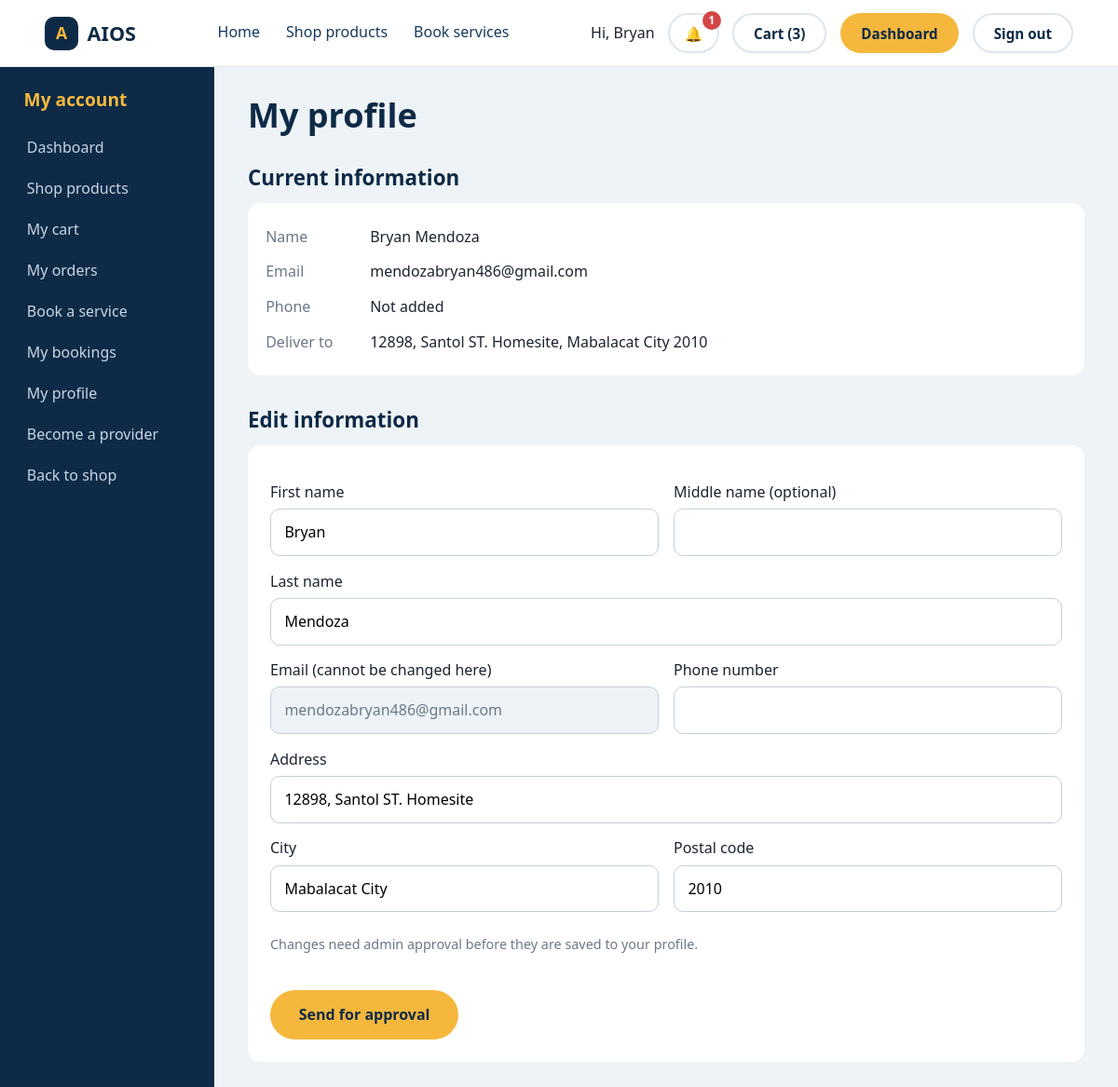
The app's page /profile.php (signed in) with its own data.
### tables this page shows
CREATE TABLE IF NOT EXISTS users (
  id            INT UNSIGNED AUTO_INCREMENT PRIMARY KEY,
  role          ENUM('admin','client','staff') NOT NULL DEFAULT 'client',
  staff_type    ENUM('service','product') NULL,           
  first_name    VARCHAR(60)  NOT NULL,
  middle_name   VARCHAR(60)  NULL,
  last_name     VARCHAR(60)  NOT NULL,
  email         VARCHAR(120) NULL UNIQUE,
  phone         VARCHAR(20)  NULL UNIQUE,
  password_hash VARCHAR(255) NOT NULL,
  address       VARCHAR(255) NOT NULL,
  city          VARCHAR(80)  NOT NULL,
  postal_code   VARCHAR(12)  NULL,
  is_verified   TINYINT(1)   NOT NULL DEFAULT 0,
  photo         VARCHAR(200) NOT NULL DEFAULT '',         
  service_rate  DECIMAL(10,2) NULL,                       
  service_about VARCHAR(600) NOT NULL DEFAULT '',         
  id_doc_type   VARCHAR(20)  NOT NULL DEFAULT '',         
  id_doc_file   VARCHAR(200) NOT NULL DEFAULT '',         
  created_at    TIMESTAMP    NOT NULL DEFAULT CURRENT_TIMESTAMP
);

### includes/bootstrap.php (called while the page is built, shortened)
<?php
function db(): PDO {
    static $pdo = null;
    if (!$pdo) {
        $pdo = new PDO('mysql:host=' . DB_HOST . ';dbname=' . DB_NAME . ';charset=utf8mb4', DB_USER, DB_PASS, [
            PDO::ATTR_ERRMODE            => PDO::ERRMODE_EXCEPTION,
            PDO::ATTR_DEFAULT_FETCH_MODE => PDO::FETCH_ASSOC,
        ]);
    }
    return $pdo;
}
function require_role(string ...$roles): void {
    $st = db()->prepare('SELECT role, staff_type FROM users WHERE id = ?');
    $st->execute([$_SESSION['user_id']]);
    $row = $st->fetch();
}

### profile.php (the view, shortened to what this page needs)
<?php
require_once __DIR__ . '/includes/bootstrap.php';
require_role('client');
$uid = $_SESSION['user_id'];
$me = db()->prepare('SELECT * FROM users WHERE id = ?');
$me->execute([$uid]);
$me = $me->fetch();
$errors = [];
$last = db()->prepare('SELECT * FROM profile_changes WHERE user_id = ? ORDER BY id DESC LIMIT 1');
$last->execute([$uid]);
$last = $last->fetch();
$pending = $last && $last['status'] === 'pending' ? $last : null;
$form = $errors ? $d : ($pending ?: $me);
$v = fn($k) => htmlspecialchars((string)($form[$k] ?? ''));
$show = fn($row) => htmlspecialchars(trim($row['first_name'] . ' ' . ($row['middle_name'] ?? '') . ' ' . $row['last_name']));
?>
<!DOCTYPE html>
<html lang="en">
<head>
  <link rel="stylesheet" href="css/style.css">
</head>
<body>
  <?php include __DIR__ . '/includes/topbar.php'; ?>
  <div class="dash">
    <?php include __DIR__ . '/includes/sidebar.php'; ?>
    <main class="dash-main">
      <h1>My profile</h1>
      <h2>Current information</h2>
      <div class="card profile">
        <p><strong>Name</strong><?= $show($me) ?></p>
        <p><strong>Email</strong><?= htmlspecialchars($me['email']) ?></p>
        <p><strong>Phone</strong><?= htmlspecialchars($me['phone'] ?: 'Not added') ?></p>
        <p><strong>Deliver to</strong><?= htmlspecialchars($me['address'] . ', ' . $me['city'] . ' ' . $me['postal_code']) ?></p>
      </div>
      <h2>Edit information</h2>
      <form class="card dash-form" method="post" novalidate>
        <div class="form-grid">
          <div><label for="first_name">First name</label><input id="first_name" name="first_name" value="<?= $v('first_name') ?>" required></div>
          <div><label for="middle_name">Middle name (optional)</label><input id="middle_name" name="middle_name" value="<?= $v('middle_name') ?>"></div>
          <div class="full"><label for="last_name">Last name</label><input id="last_name" name="last_name" value="<?= $v('last_name') ?>" required></div>
          <div><label for="email">Email (cannot be changed here)</label><input id="email" value="<?= htmlspecialchars($me['email']) ?>" disabled></div>
          <div><label for="phone">Phone number</label><input type="tel" id="phone" name="phone" value="<?= $v('phone') ?>"></div>
          <div class="full"><label for="address">Address</label><input id="address" name="address" value="<?= $v('address') ?>" required></div>
          <div><label for="city">City</label><input id="city" name="city" value="<?= $v('city') ?>" required></div>
          <div><label for="postal_code">Postal code</label><input id="postal_code" name="postal_code" value="<?= $v('postal_code') ?>"></div>
        </div>
        <p class="muted">Changes need admin approval before they are saved to your profile.</p>
        <button class="btn btn-primary btn-lg" type="submit">Send for approval</button>
      </form>
    </main>
  </div>
</body>
</html>

### css/style.css (style rules this page uses)
:root { --navy: #0e2a47; --navy-2: #163a5f; --marigold: #f5b83d; --teal: #1f8a8a; --mist: #eef3f7; --ink: #1b2430; --muted: #6a7889; --white: #ffffff; --line: #dde5ec; --header-h: 72px; --font-head: 'Bricolage Grotesque', 'Segoe UI', sans-serif; --font-body: 'DM Sans', 'Segoe UI', sans-serif; }
*, *::before, *::after { box-sizing: border-box; }
html { scroll-behavior: smooth; scroll-padding-top: var(--header-h); }
body { margin: 0; font-family: var(--font-body); color: var(--ink); background: var(--white); line-height: 1.55; }
h1, h2, h3 { font-family: var(--font-head); margin: 0; line-height: 1.1; }
.muted { color: var(--muted); font-size: .9rem; }
.btn { display: inline-block; cursor: pointer; font: 700 .95rem var(--font-body); padding: .6rem 1.3rem; border-radius: 999px; border: 2px solid transparent; text-decoration: none; text-align: center; transition: transform .15s ease, background .15s ease; }
.btn-primary { background: var(--marigold); color: var(--navy); }
.btn-lg { padding: .85rem 1.8rem; font-size: 1rem; }
.form-grid { display: grid; grid-template-columns: 1fr 1fr; gap: 0 1rem; }
.form-grid .full { grid-column: 1 / -1; }
.dash { display: grid; grid-template-columns: 230px minmax(0, 1fr); min-height: calc(100vh - var(--header-h)); background: var(--mist); }
.dash-main { padding: 2rem clamp(1rem, 3vw, 2.5rem) 3rem; }
.dash-main h1 { font-size: clamp(1.7rem, 3vw, 2.3rem); color: var(--navy); margin-bottom: 1.2rem; }
.dash-main h2 { font-size: 1.4rem; color: var(--navy); margin: 2.2rem 0 .9rem; }
.card { background: var(--white); border-radius: 14px; padding: 1.2rem; display: flex; flex-direction: column; gap: .2rem; }
.profile p { margin: .3rem 0; display: flex; gap: 1rem; }
.profile strong { min-width: 6rem; color: var(--muted); font-weight: 500; }
.dash-form { padding: 1.5rem; gap: .6rem; }
.dash-form label { display: block; font-weight: 500; margin: .9rem 0 .35rem; }
.dash-form input { width: 100%; padding: .75rem .9rem; font: inherit; border: 1px solid #c3cfda; border-radius: 10px; background: var(--white); }
.dash-form input:disabled { background: var(--mist); color: var(--muted); }
.dash-form .btn { align-self: flex-start; margin-top: .8rem; }

### records on screen
users: $show($me) "Bryan Mendoza", email "mendozabryan486@gmail.com", phone "Not added", address+city+postal_code "12898, Santol ST. Homesite, Mabalacat City 2010", first_name "Bryan", last_name "Mendoza", address "12898, Santol ST. Homesite", city "Mabalacat City", postal_code "2010"

### other values on screen
SITE_NAME "AIOS"
$_SESSION['user'] "Bryan"
$nc "1"
cart_count() "3"
$panelTitle "My account"
$menuLabel "Dashboard"
$menuLabel "Shop products"
$menuLabel "My cart"
$menuLabel "My orders"
$menuLabel "Book a service"
$menuLabel "My bookings"
$menuLabel "My profile"
$menuLabel "Become a provider"
